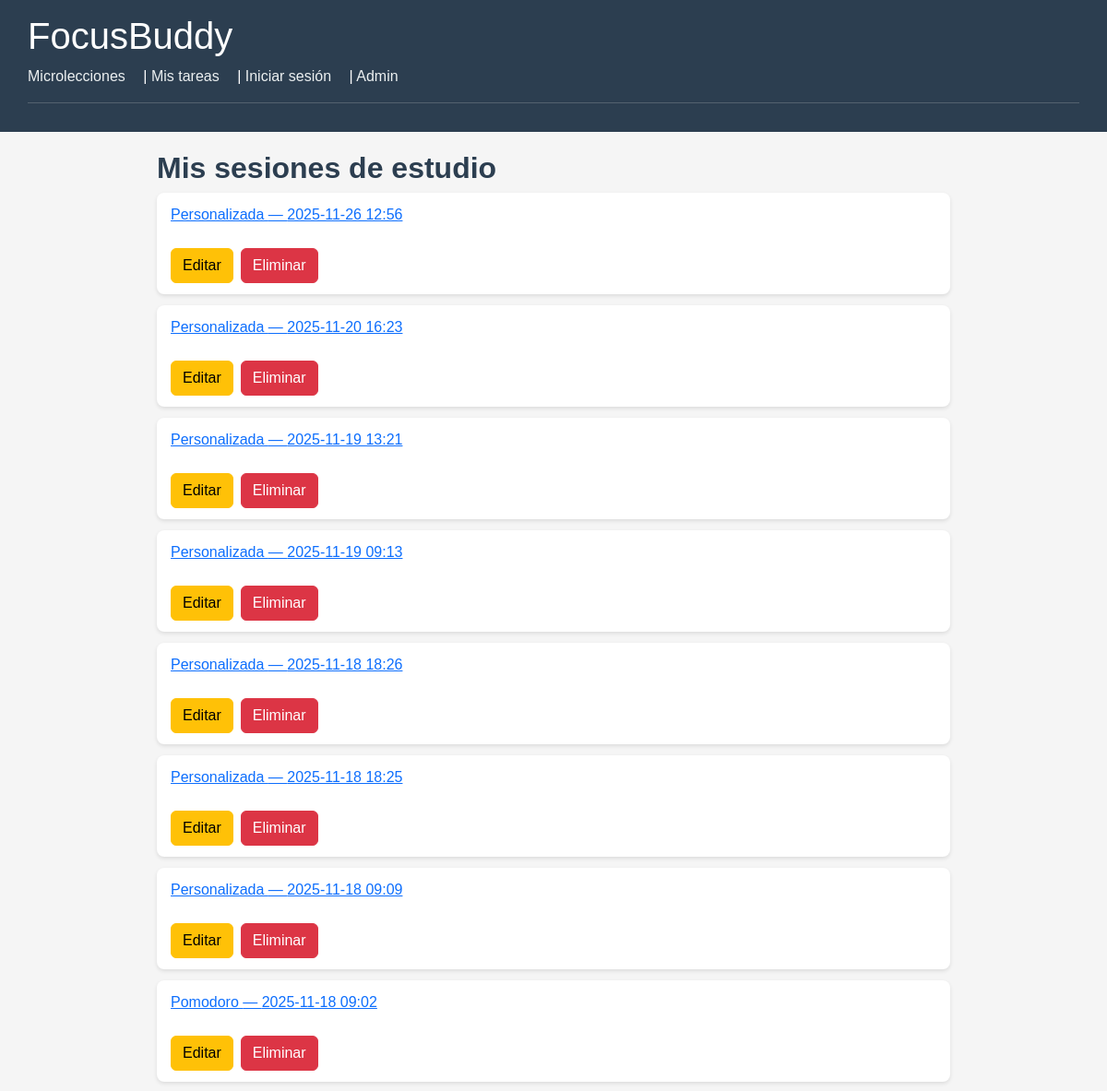
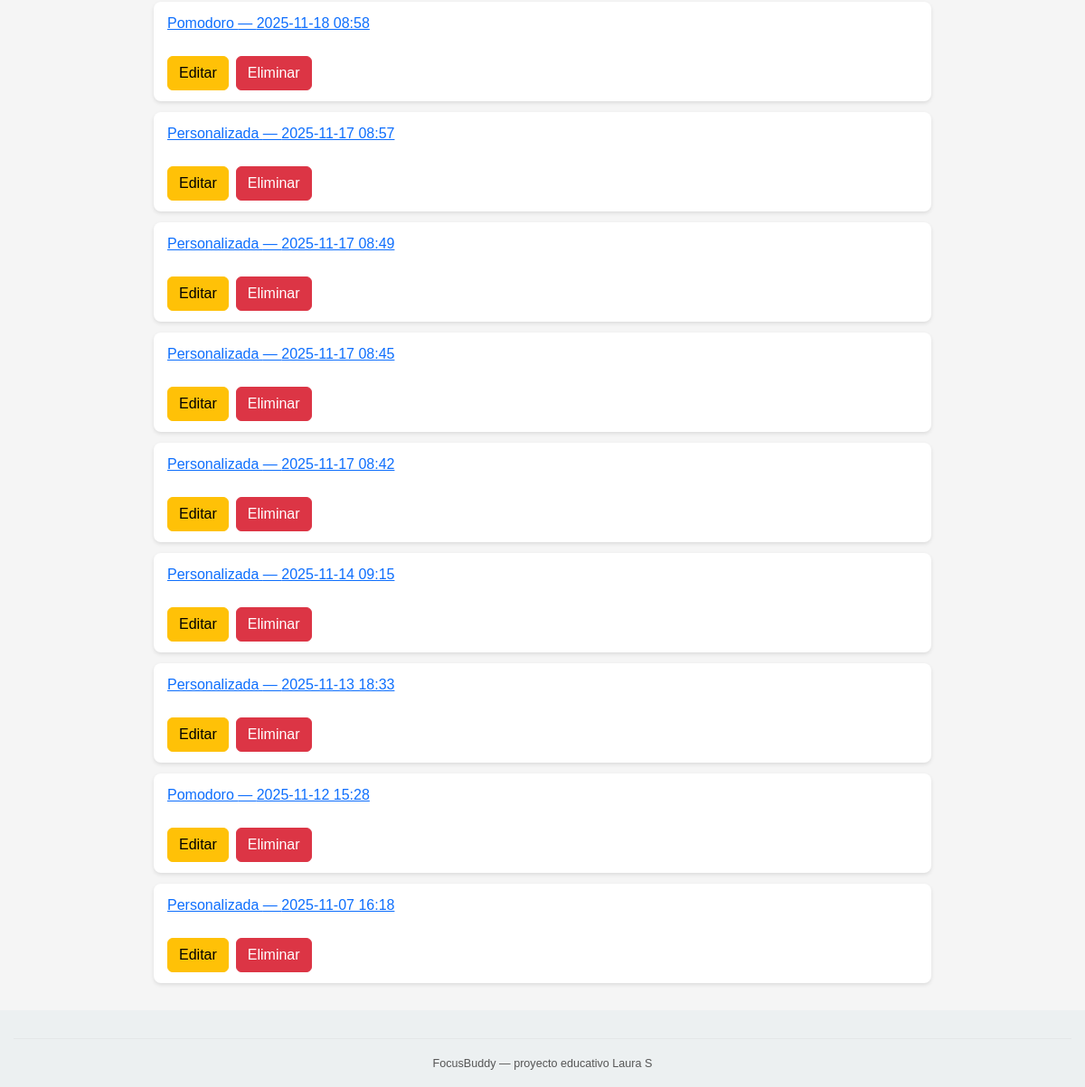
The app's page /sesiones/ with its own data (2 pictures, top to bottom).
### core/models.py (models this page shows, shortened)
class SesionEstudio(models.Model):
    POMODORO = 'Pomodoro'
    PERSONALIZADA = 'Personalizada'
    TIPOS_SESION = [
        (POMODORO, 'Pomodoro'),
        (PERSONALIZADA, 'Personalizada')
    ]
    usuario = models.ForeignKey(
        Usuario,
        on_delete=models.CASCADE,
        related_name='sesiones',
        null=True,
        blank=True
    )
    tarea = models.ForeignKey(
        Tarea,
        on_delete=models.SET_NULL,
        related_name='sesiones',
        null=True,
        blank=True
    )
    tipo_sesion = models.CharField(
        max_length=20,
        choices=TIPOS_SESION,
        default=POMODORO
    )
    duracion_minutos = models.PositiveIntegerField()
    inicio_en = models.DateTimeField()
    fin_en = models.DateTimeField(null=True, blank=True)
    notas = models.TextField(blank=True)
    creada_en = models.DateTimeField(auto_now_add=True)

### core/views.py (the view)
# urls.py: path('sesiones/', views.ListaSesionesView.as_view(), name='lista_sesiones'),
class ListaSesionesView(ListView):
    model = SesionEstudio
    template_name = 'core/lista_sesiones.html'
    context_object_name = 'sesiones'
    def get_queryset(self):
        return SesionEstudio.objects.all().order_by('-inicio_en')

### core/templates/core/lista_sesiones.html (shortened to what this page needs)
{% extends "core/base.html" %}
{% block content %}
<h2>Mis sesiones de estudio</h2>
<ul>
  {% for s in sesiones %}
    <li>
      <a href="{% url 'core:detalle_sesion' s.id %}">
        {{ s.tipo_sesion }} — {{ s.inicio_en|date:"Y-m-d H:i" }}
      </a>
      <br>
      <br>
    <div class="d-flex gap-2">
       <a href="{% url 'core:editar_sesion' s.id %}" class="btn btn-warning">Editar</a>
       <a href="{% url 'core:eliminar_sesion' s.id %}" class="btn btn-danger">Eliminar</a>
    </li>
  {% empty %}
    <li>No tienes sesiones registradas.</li>
  {% endfor %}
</ul>
{% endblock %}

### core/static/core/style.css (style rules this page uses)
body { font-family: 'Arial', sans-serif; background-color: #f5f5f5; color: #333; margin: 0; padding: 0; }
h2, h3 { color: #2c3e50; font-weight: bold; }
ul { list-style-type: none; padding-left: 0; }
li { background-color: #ffffff; padding: 12px 15px; margin-bottom: 12px; border-radius: 8px; box-shadow: 0 2px 4px rgba(0,0,0,0.1); }

### records on screen
SesionEstudio: tipo_sesion "Personalizada", inicio_en "2025-11-26 12:56"
SesionEstudio: tipo_sesion "Personalizada", inicio_en "2025-11-20 16:23"
SesionEstudio: tipo_sesion "Personalizada", inicio_en "2025-11-19 13:21"
SesionEstudio: tipo_sesion "Personalizada", inicio_en "2025-11-19 09:13"
SesionEstudio: tipo_sesion "Personalizada", inicio_en "2025-11-18 18:26"
SesionEstudio: tipo_sesion "Personalizada", inicio_en "2025-11-18 18:25"
SesionEstudio: tipo_sesion "Personalizada", inicio_en "2025-11-18 09:09"
SesionEstudio: tipo_sesion "Pomodoro", inicio_en "2025-11-18 09:02"
SesionEstudio: tipo_sesion "Pomodoro", inicio_en "2025-11-18 08:58"
SesionEstudio: tipo_sesion "Personalizada", inicio_en "2025-11-17 08:57"
SesionEstudio: tipo_sesion "Personalizada", inicio_en "2025-11-17 08:49"
SesionEstudio: tipo_sesion "Personalizada", inicio_en "2025-11-17 08:45"
SesionEstudio: tipo_sesion "Personalizada", inicio_en "2025-11-17 08:42"
SesionEstudio: tipo_sesion "Personalizada", inicio_en "2025-11-14 09:15"
SesionEstudio: tipo_sesion "Personalizada", inicio_en "2025-11-13 18:33"
SesionEstudio: tipo_sesion "Pomodoro", inicio_en "2025-11-12 15:28"
SesionEstudio: tipo_sesion "Personalizada", inicio_en "2025-11-07 16:18"
